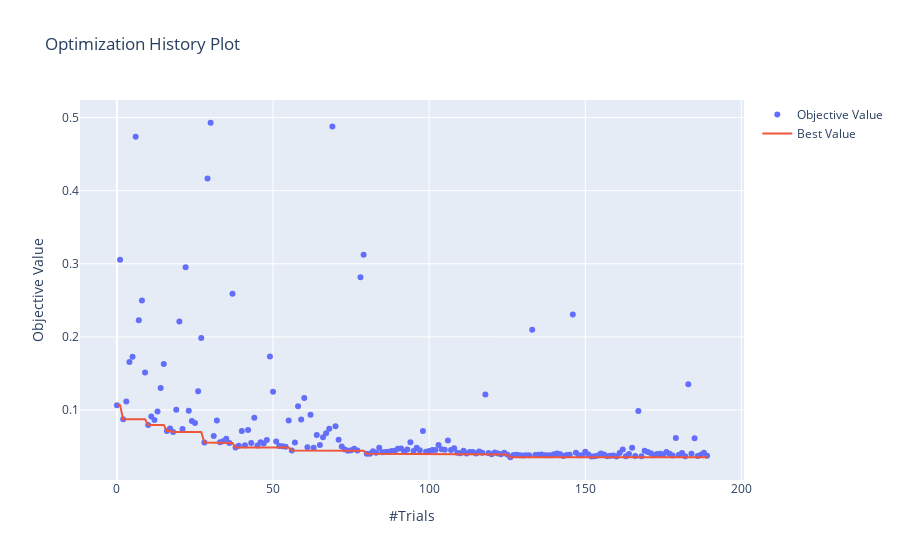

This figure's notebook cell:
### Code cell
optuna.visualization.plot_optimization_history(study)

### Figure 1 — Plotly figure (JSON) as saved in the notebook; plotly's stock layout.template omitted (floating-point values rounded to 4 significant figures; data arrays with more than 128 entries replaced by an {"elided": "..."} marker saying what was removed)
{"data": [{"mode": "markers", "name": "Objective Value", "type": "scatter", "x": {"elided": "190 int values"}, "y": {"elided": "190 float values"}}, {"name": "Best Value", "type": "scatter", "x": {"elided": "190 int values"}, "y": {"elided": "190 float values"}}], "layout": {"title": {"text": "Optimization History Plot"}, "xaxis": {"title": {"text": "#Trials"}}, "yaxis": {"title": {"text": "Objective Value"}}}}
